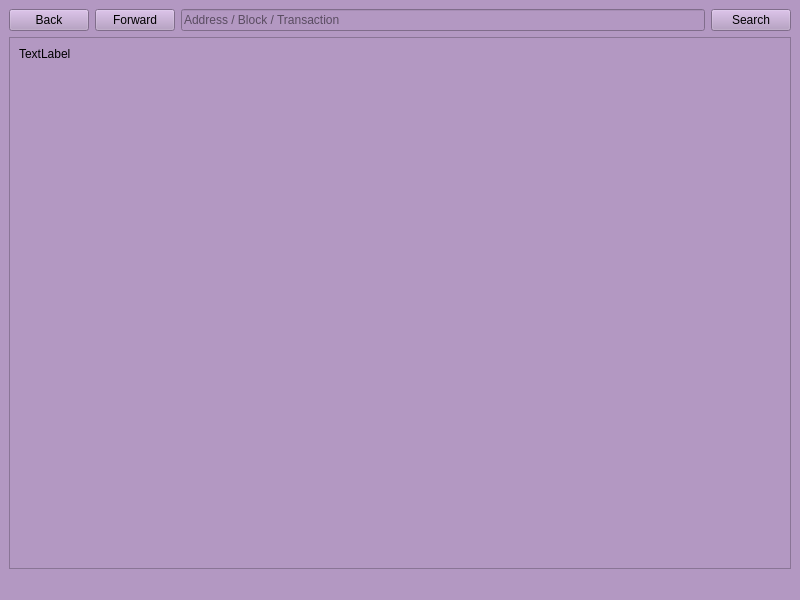
<?xml version="1.0" encoding="UTF-8"?>
<ui version="4.0">
 <class>BlockExplorer</class>
 <widget class="QMainWindow" name="BlockExplorer">
  <property name="geometry">
   <rect>
    <x>0</x>
    <y>0</y>
    <width>800</width>
    <height>600</height>
   </rect>
  </property>
  <property name="windowTitle">
   <string>Blockchain Explorer</string>
  </property>
  <property name="styleSheet">
   <string notr="true">background-color: rgb(179, 152, 194);</string>
  </property>
  <widget class="QWidget" name="centralwidget">
   <property name="styleSheet">
    <string notr="true"/>
   </property>
   <layout class="QVBoxLayout" name="verticalLayout">
    <item>
     <layout class="QHBoxLayout" name="horizontalLayout">
      <property name="sizeConstraint">
       <enum>QLayout::SetMinimumSize</enum>
      </property>
      <item>
       <widget class="QPushButton" name="back">
        <property name="text">
         <string>Back</string>
        </property>
        <property name="icon">
         <iconset>
          <normaloff>:/icons/back</normaloff>:/icons/back</iconset>
        </property>
        <property name="flat">
         <bool>false</bool>
        </property>
       </widget>
      </item>
      <item>
       <widget class="QPushButton" name="forward">
        <property name="text">
         <string>Forward</string>
        </property>
        <property name="icon">
         <iconset>
          <normaloff>:/icons/forward</normaloff>:/icons/forward</iconset>
        </property>
       </widget>
      </item>
      <item>
       <widget class="QLineEdit" name="searchBox">
        <property name="sizePolicy">
         <sizepolicy hsizetype="Expanding" vsizetype="Fixed">
          <horstretch>5</horstretch>
          <verstretch>0</verstretch>
         </sizepolicy>
        </property>
        <property name="minimumSize">
         <size>
          <width>0</width>
          <height>0</height>
         </size>
        </property>
        <property name="inputMask">
         <string/>
        </property>
        <property name="text">
         <string/>
        </property>
        <property name="placeholderText">
         <string>Address / Block / Transaction</string>
        </property>
       </widget>
      </item>
      <item>
       <widget class="QPushButton" name="pushSearch">
        <property name="sizePolicy">
         <sizepolicy hsizetype="Minimum" vsizetype="Fixed">
          <horstretch>0</horstretch>
          <verstretch>0</verstretch>
         </sizepolicy>
        </property>
        <property name="minimumSize">
         <size>
          <width>0</width>
          <height>0</height>
         </size>
        </property>
        <property name="maximumSize">
         <size>
          <width>16777215</width>
          <height>16777215</height>
         </size>
        </property>
        <property name="text">
         <string>Search</string>
        </property>
        <property name="autoDefault">
         <bool>false</bool>
        </property>
        <property name="default">
         <bool>false</bool>
        </property>
        <property name="flat">
         <bool>false</bool>
        </property>
       </widget>
      </item>
     </layout>
    </item>
    <item>
     <widget class="QScrollArea" name="scrollArea">
      <property name="widgetResizable">
       <bool>true</bool>
      </property>
      <widget class="QWidget" name="scrollAreaWidgetContents">
       <property name="geometry">
        <rect>
         <x>0</x>
         <y>0</y>
         <width>780</width>
         <height>503</height>
        </rect>
       </property>
       <layout class="QHBoxLayout" name="horizontalLayout_2">
        <item>
         <widget class="QLabel" name="content">
          <property name="sizePolicy">
           <sizepolicy hsizetype="Preferred" vsizetype="Expanding">
            <horstretch>0</horstretch>
            <verstretch>0</verstretch>
           </sizepolicy>
          </property>
          <property name="text">
           <string>TextLabel</string>
          </property>
          <property name="textFormat">
           <enum>Qt::RichText</enum>
          </property>
          <property name="alignment">
           <set>Qt::AlignLeading|Qt::AlignLeft|Qt::AlignTop</set>
          </property>
          <property name="textInteractionFlags">
           <set>Qt::LinksAccessibleByMouse|Qt::TextSelectableByMouse</set>
          </property>
         </widget>
        </item>
       </layout>
      </widget>
     </widget>
    </item>
   </layout>
  </widget>
  <widget class="QMenuBar" name="menubar">
   <property name="geometry">
    <rect>
     <x>0</x>
     <y>0</y>
     <width>800</width>
     <height>22</height>
    </rect>
   </property>
  </widget>
  <widget class="QStatusBar" name="statusbar"/>
 </widget>
 <resources>
  <include location="../digitalshadow.qrc"/>
 </resources>
 <connections/>
</ui>
